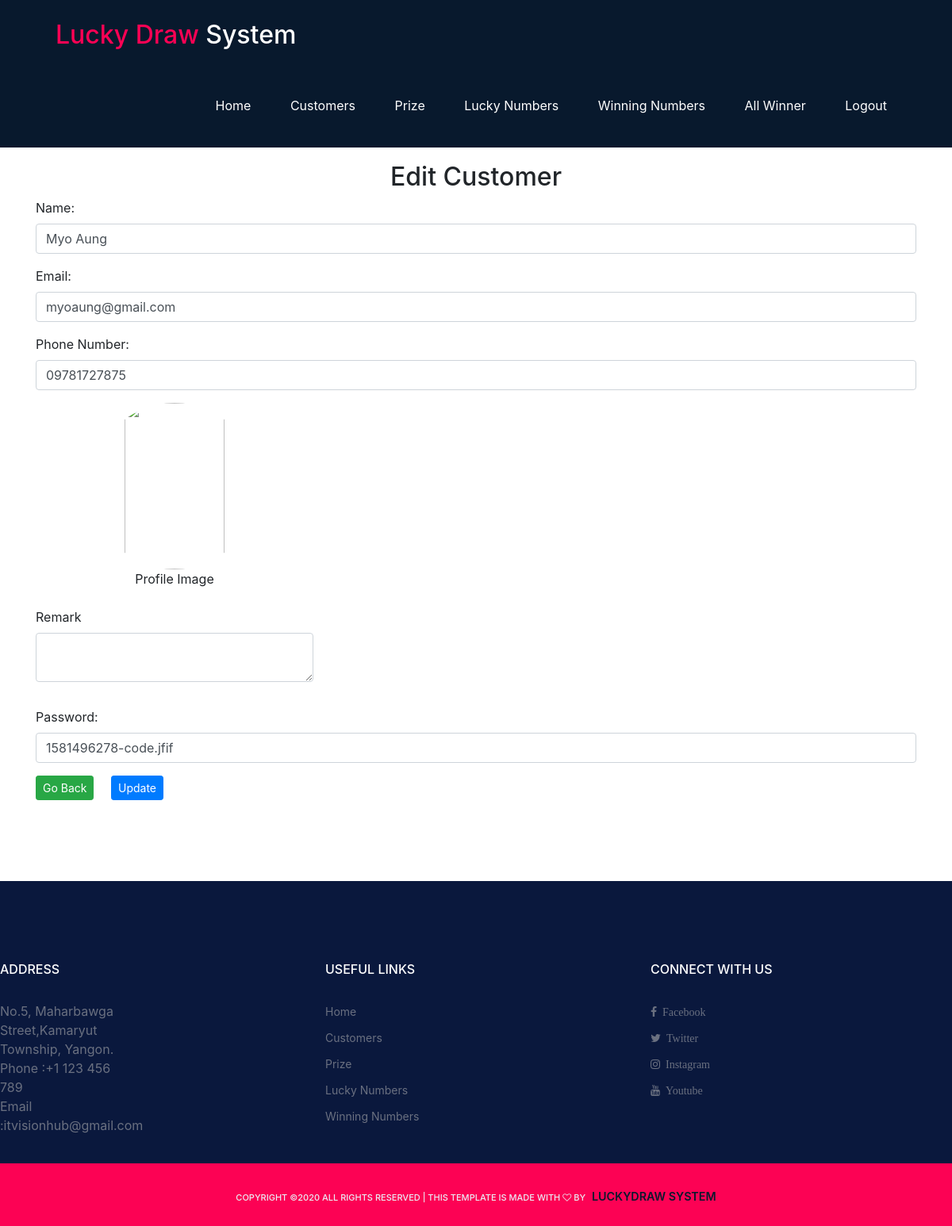
The page /customer.php?id=2 (signed in) on the database its author committed.
### tables this page shows
CREATE TABLE `customers` (
  `id` int(11) NOT NULL,
  `name` varchar(255) NOT NULL,
  `email` varchar(255) NOT NULL,
  `ph_no` varchar(255) NOT NULL,
  `profile_image` varchar(255) NOT NULL,
  `remark` varchar(255) NOT NULL,
  `pass` varchar(255) NOT NULL,
  `created_date` datetime DEFAULT NULL,
  `updated_date` datetime DEFAULT NULL
);

### inc/functions.php (called while the page is built, shortened)
<?php
function get_customer($id) {
    include 'connection.php';
    $sql = 'SELECT id, name, email, ph_no,remark,profile_image,pass FROM customers WHERE id = ?';
    try{
        $results = $conn->prepare($sql);
        $results->bindValue(1, $id, PDO::PARAM_INT);
        $results->execute();
    }
    catch(Exception $e){
        echo "Error!:" . $e->getMessage() . "
";
        return false;
    }
    return $results->fetch();
}
?>

### customer.php (the view, shortened to what this page needs)
<?php
$auth = isset($_SESSION['auth']);
if($auth) {
include "inc/header.php";
include "inc/functions.php";
?>
<link rel="stylesheet" href="https://cdnjs.cloudflare.com/ajax/libs/twitter-bootstrap/4.0.0/css/bootstrap.min.css" />
<link rel="stylesheet" href="main.css">
<?php
$name=$email=$ph_no=$pass='';
if(isset($_GET['id'])){
    list($id, $name, $email, $ph_no,$remark,$pass) = get_customer(filter_input(INPUT_GET, 'id', FILTER_SANITIZE_NUMBER_INT));
}
?>
<div class="container hero-section">
<?php
if(!empty($id))
{
    echo '<h2 style="text-align: center;" class="custom-page">Edit Customer</h2>';
}else{
    echo '<h2 style="text-align: center;" class="custom-page">Register Here</h2>';
}
?>
<form action="customer.php" method="POST" enctype="multipart/form-data">
<div class="form-group">
<label for="name">Name:</label>
<input type="text" class="form-control" placeholder="Enter your name here" title="Please enter your name" id="name" name="name" value="<?php echo htmlspecialchars($name); ?>" required>
</div>
<div class="form-group">
<label for="email">Email:</label>
<input type="email" class="form-control" placeholder="Enter your email here" title="Please enter your email" name="email" id="email" value="<?php echo htmlspecialchars($email); ?>" required>
</div>
<div class="form-group">
<label for="ph_no">Phone Number:</label>
<input type="tel" pattern="[0-9]{2}[0-9]{9}" class="form-control" placeholder="Enter your phone number here" title="Please enter your phone number" name="ph_no" id="ph_no" value="<?php echo htmlspecialchars($ph_no); ?>" required>
</div>
<div class="form-group">
<div class="row">
      <div class="col-4">
          <div class="form-group text-center" style="position: relative;" >
            <span class="img-div">
              <img src="images/avatar.jpg" onClick="triggerClick()" id="profileDisplay">
            </span>
            <label>Profile Image</label>
          </div>
          <div class="form-group">
            <label>Remark</label>
            <textarea name="remark" class="form-control"></textarea>
          </div>
      </div>
    </div>
</div>
<div class="form-group">
<label for="pass">Password:</label>
<input type="pass" class="form-control" placeholder="Enter your pass here" title="Please enter your pass" name="pass" id="pass" value="<?php echo htmlspecialchars($pass); ?>" required>
</div>
<?php
if(!empty($id)){
    echo '<div class="form-group row">';
    echo '<div class="col-md-1">';
    echo' <a href="customer_list.php" class="btn btn-success btn-sm" data-rel="back">Go Back</a> ';
    echo '</div>';
    echo '<div class="col-md-1">';
    echo '<button type="submit" class="btn btn-primary btn-sm">Update</button>';
    echo '</div>';
    echo '</div>';
}
?>
</form>
</div>
<?php
}
else {
    header('location:login-form.php');
}
include "inc/footer.php";
?>

### css/style.css (style rules this page uses)
html, body { height: 100%; font-family: "Montserrat", sans-serif; -webkit-font-smoothing: antialiased; font-smoothing: antialiased; }
h1, h2, h3, h4, h5, h6 { margin: 0; color: #0a183d; font-weight: 600; line-height: 1; }
h2 { font-size: 36px; }
img { max-width: 100%; }
.text-white h1, .text-white h2, .text-white h3, .text-white h4, .text-white h5, .text-white h6, .text-white p, .text-white span, .text-white li, .text-white a, { color: #fff; }
.hero-section { padding-top: 86px; overflow: hidden; }

### css/responsive.css (style rules this page uses)
@media (min-width: 1200px) { .container { max-width: 1176px; padding: 120px 0 86px; } }
@media only screen and (min-width: 992px) and (max-width: 1340px) { .custom-page { margin-top: 84px !important; } }

### main.css (style rules this page uses)
#profileDisplay { display: block; height: 210px; width: 60%; margin: 0px auto; border-radius: 50%; }

### rows shown on the page
customers: name "Myo Aung", email "myoaung@gmail.com", ph_no "09781727875", pass "1581496278-code.jfif"
